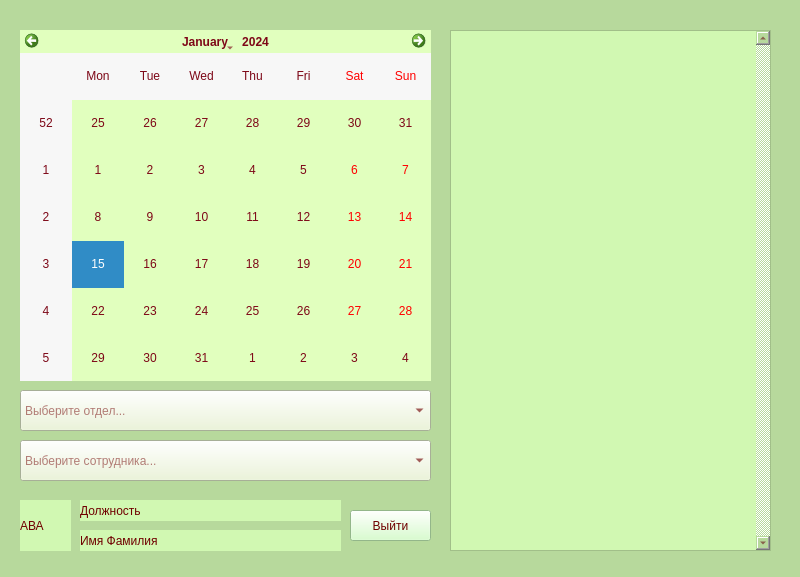
<?xml version="1.0" encoding="UTF-8"?>
<ui version="4.0">
 <class>Form</class>
 <widget class="QWidget" name="Form">
  <property name="geometry">
   <rect>
    <x>0</x>
    <y>0</y>
    <width>800</width>
    <height>577</height>
   </rect>
  </property>
  <property name="windowTitle">
   <string>Календарь сроков</string>
  </property>
  <property name="styleSheet">
   <string notr="true">background-color:rgb(183, 217, 156);
color: rgb(109, 29, 29);
border-color: 2px rgb(114, 165, 100);</string>
  </property>
  <widget class="QCalendarWidget" name="calendarWidget">
   <property name="geometry">
    <rect>
     <x>20</x>
     <y>30</y>
     <width>411</width>
     <height>351</height>
    </rect>
   </property>
   <property name="styleSheet">
    <string notr="true">background-color: rgb(225, 255, 190);
font: 700 10pt &quot;Small Fonts&quot;;
color: rgb(125, 7, 23);

</string>
   </property>
  </widget>
  <widget class="QListWidget" name="text_vv">
   <property name="geometry">
    <rect>
     <x>450</x>
     <y>30</y>
     <width>321</width>
     <height>521</height>
    </rect>
   </property>
   <property name="font">
    <font>
     <family>Small Fonts</family>
     <pointsize>10</pointsize>
     <italic>false</italic>
     <bold>true</bold>
    </font>
   </property>
   <property name="layoutDirection">
    <enum>Qt::LayoutDirection::LeftToRight</enum>
   </property>
   <property name="styleSheet">
    <string notr="true">background-color: rgb(209, 248, 178);
font: 700 10pt &quot;Small Fonts&quot;;
color: rgb(111, 0, 0);</string>
   </property>
   <property name="verticalScrollBarPolicy">
    <enum>Qt::ScrollBarPolicy::ScrollBarAlwaysOn</enum>
   </property>
   <property name="horizontalScrollBarPolicy">
    <enum>Qt::ScrollBarPolicy::ScrollBarAlwaysOff</enum>
   </property>
   <property name="wordWrap">
    <bool>true</bool>
   </property>
  </widget>
  <widget class="QComboBox" name="joi_otdel_for_admin">
   <property name="geometry">
    <rect>
     <x>20</x>
     <y>390</y>
     <width>411</width>
     <height>41</height>
    </rect>
   </property>
   <property name="styleSheet">
    <string notr="true">background-color: rgb(234, 245, 211);
font: 700 10pt &quot;Small Fonts&quot;;
color: rgb(111, 0, 0);</string>
   </property>
   <property name="placeholderText">
    <string>Выберите отдел...</string>
   </property>
  </widget>
  <widget class="QLabel" name="avatar">
   <property name="geometry">
    <rect>
     <x>20</x>
     <y>500</y>
     <width>51</width>
     <height>51</height>
    </rect>
   </property>
   <property name="styleSheet">
    <string notr="true">background-color: rgb(209, 248, 178);
font: 700 10pt &quot;Small Fonts&quot;;
color: rgb(111, 0, 0);</string>
   </property>
   <property name="text">
    <string>АВА</string>
   </property>
  </widget>
  <widget class="QLabel" name="doljnost">
   <property name="geometry">
    <rect>
     <x>80</x>
     <y>500</y>
     <width>261</width>
     <height>21</height>
    </rect>
   </property>
   <property name="styleSheet">
    <string notr="true">background-color: rgb(209, 248, 178);
font: 700 10pt &quot;Small Fonts&quot;;
color: rgb(111, 0, 0);</string>
   </property>
   <property name="text">
    <string>Должность</string>
   </property>
  </widget>
  <widget class="QLabel" name="name">
   <property name="geometry">
    <rect>
     <x>80</x>
     <y>530</y>
     <width>261</width>
     <height>21</height>
    </rect>
   </property>
   <property name="styleSheet">
    <string notr="true">background-color: rgb(209, 248, 178);
font: 700 10pt &quot;Small Fonts&quot;;
color: rgb(111, 0, 0);</string>
   </property>
   <property name="text">
    <string>Имя Фамилия</string>
   </property>
  </widget>
  <widget class="QPushButton" name="exit_avtoriz">
   <property name="geometry">
    <rect>
     <x>350</x>
     <y>510</y>
     <width>81</width>
     <height>31</height>
    </rect>
   </property>
   <property name="styleSheet">
    <string notr="true">background-color: rgb(206, 255, 193);
font: 700 10pt &quot;Small Fonts&quot;;
color: rgb(111, 0, 0);</string>
   </property>
   <property name="text">
    <string>Выйти</string>
   </property>
  </widget>
  <widget class="QComboBox" name="joi_sotr_for_rab">
   <property name="geometry">
    <rect>
     <x>20</x>
     <y>440</y>
     <width>411</width>
     <height>41</height>
    </rect>
   </property>
   <property name="styleSheet">
    <string notr="true">background-color: rgb(234, 245, 211);
font: 700 10pt &quot;Small Fonts&quot;;
color: rgb(111, 0, 0);</string>
   </property>
   <property name="placeholderText">
    <string>Выберите сотрудника...</string>
   </property>
  </widget>
 </widget>
 <resources/>
 <connections/>
</ui>
